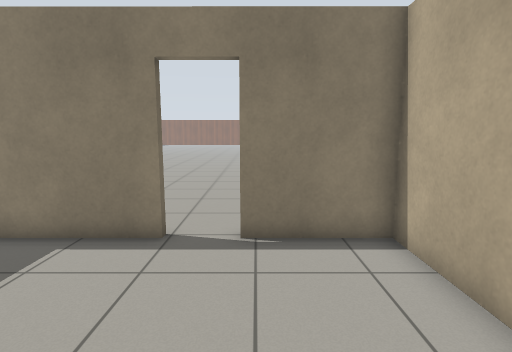
View 1 (above)

15 first-person views from a walk through a robot-simulator world made for Gazebo. The camera is 1.2 m above the floor, tilts 8° down and sees 80° across. The floor is counted in squares, 0.5 m on a side. Each view is taken from the middle of a square. On the plan, view 1 faces up. The plan holds only what a view shows up to about 18 squares ahead; the rest is blank. The place goes on beyond the plan. Robots are left out. Gazebo's built-in surfaces are drawn with simple patterns.

View 2
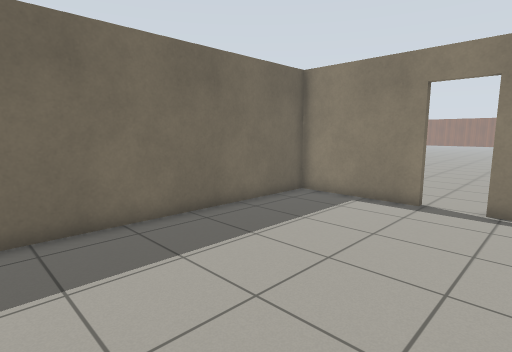

View 3
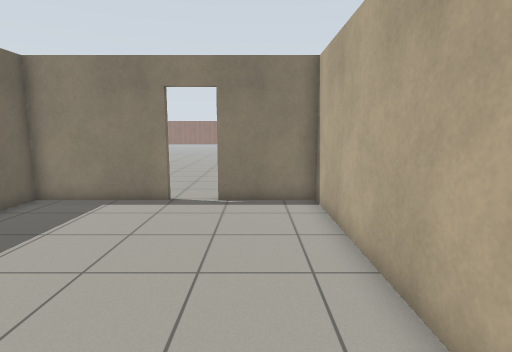

View 4
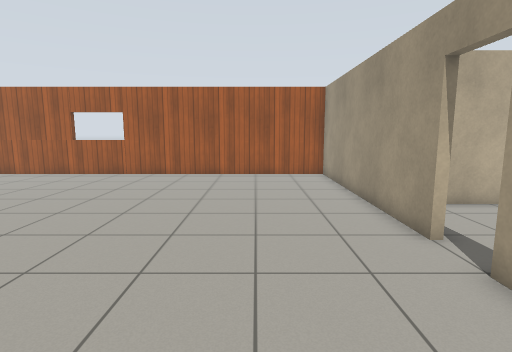

View 5
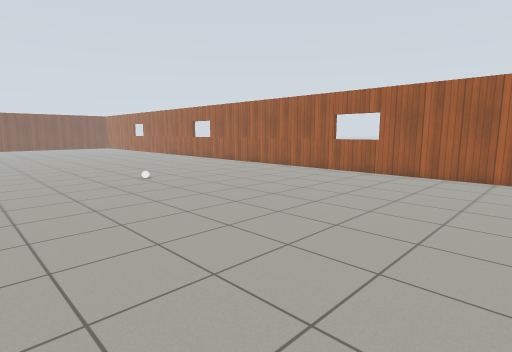

View 6
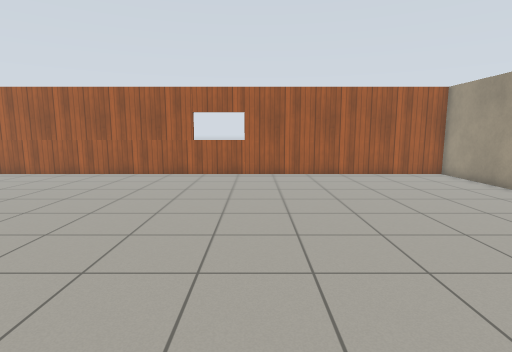

View 7
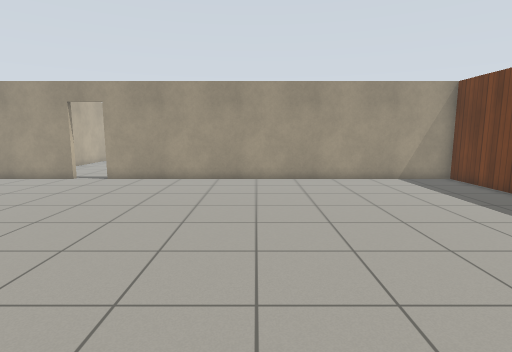

View 8
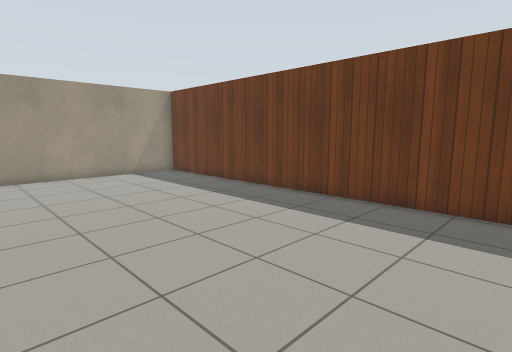

View 9
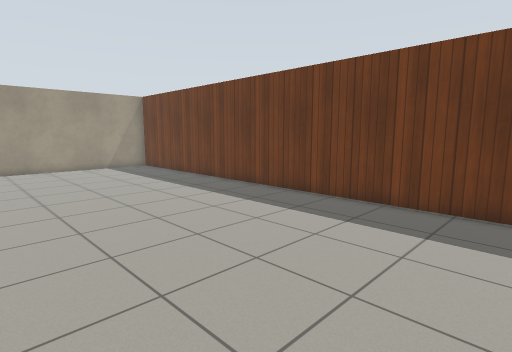

View 10
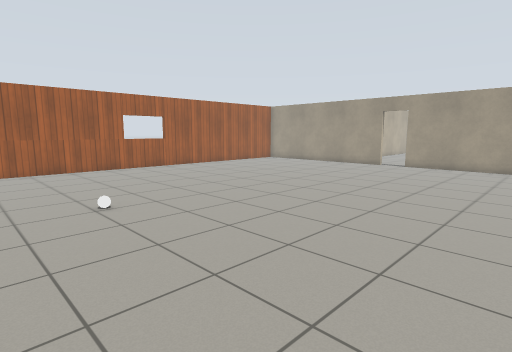

View 11
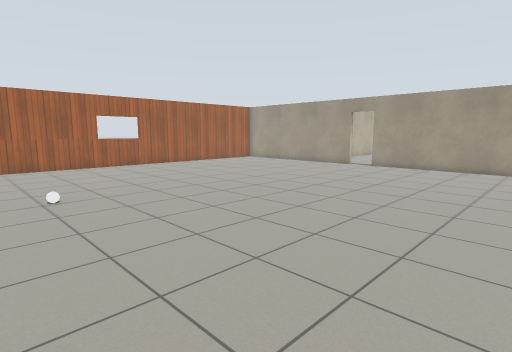

View 12
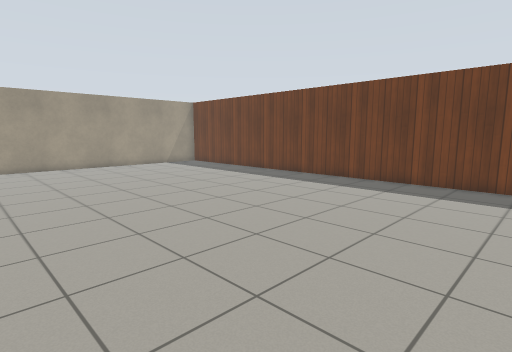

View 13
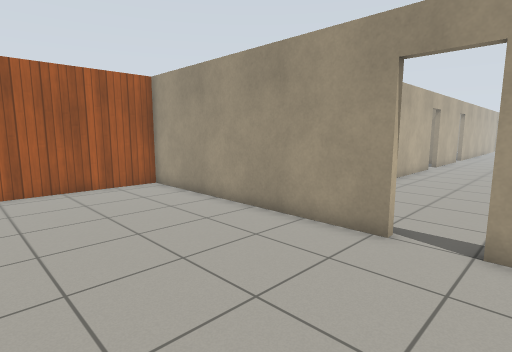

View 14
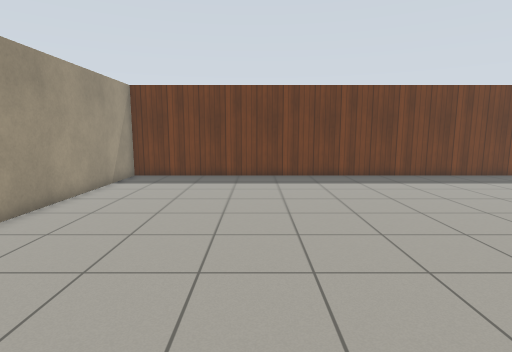

View 15
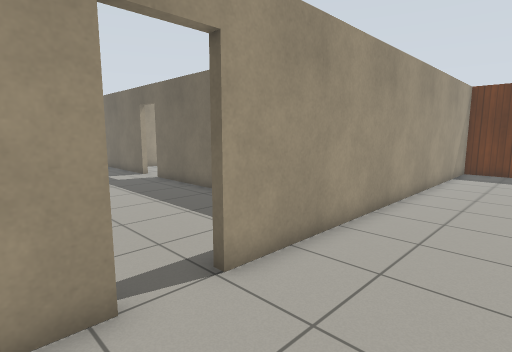

### Floor plan
Points are (right, up) in squares from view 1. A wall is a line through its corners. A room is listed if a view was taken in it or the views show most of it. See-through windows are left out.
Room 1 (views 1, 2, 3)
walls: (-2.2, 6.8) (-6.9, 6.8) (-6.9, -4.6); (3.1, -4.6) (3.2, 6.8) (-0.4, 6.8)
ways out: open door at (-1.5, 7) to room 2
Room 2 (views 4, 5, 6, 7, 8, 9, 10, 11, 12, 13, 14, 15)
walls: (-0.4, 7.1) (10.9, 7.1) (10.9, 30.5); (-20.2, 28.8) (-20.3, 7.1) (-2.2, 7.1)
ways out: open door at (-1.5, 7) to room 1
objects: other object (0, 27)

Positions as (right, up) in squares from view 1, and headings:
1: (0, 0), facing up
2: (1, -4), facing up-left
3: (1, -4), facing up
4: (-7, 11), facing right
5: (-7, 11), facing up-right
6: (-7, 18), facing right
7: (-10, 23), facing down
8: (-10, 25), facing down-left
9: (-10, 29), facing down-left
10: (-10, 30), facing down-right
11: (-12, 29), facing down-right
12: (-5, 30), facing down-left
13: (-3, 14), facing down-right
14: (-3, 14), facing left
15: (1, 11), facing down-left
